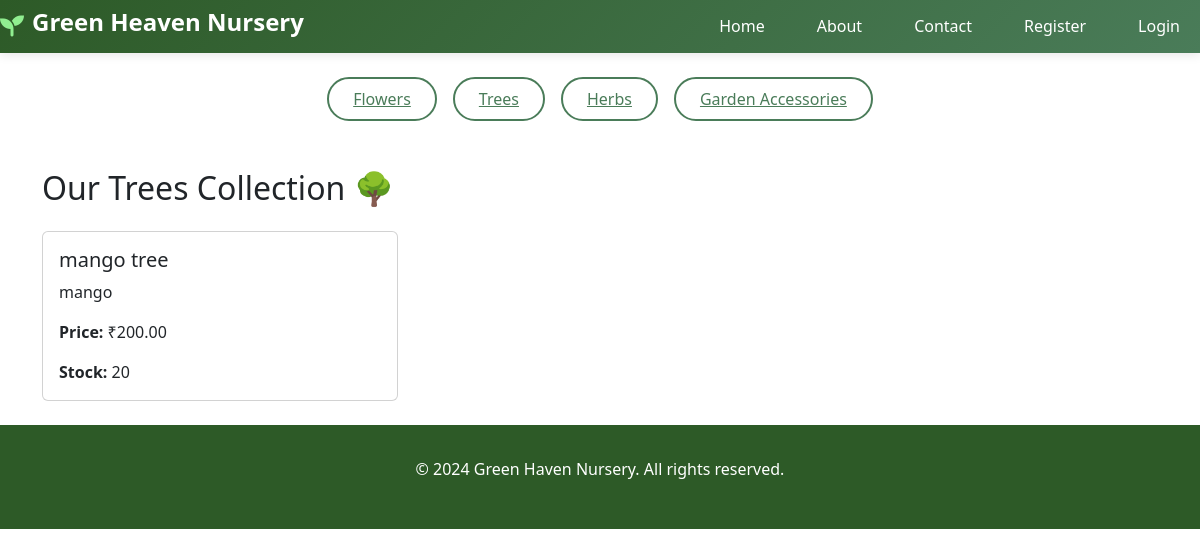
The app's page /trees/ with its own data.
### plants/models.py (models this page shows, shortened)
class Product(models.Model):
    category = models.ForeignKey(Category, on_delete=models.CASCADE, related_name='products')
    name = models.CharField(max_length=150)
    description = models.TextField()
    price = models.DecimalField(max_digits=8, decimal_places=2)
    stock = models.PositiveIntegerField(default=0)
    image = models.ImageField(upload_to='product_images/', blank=True, null=True)
    created_at = models.DateTimeField(auto_now_add=True)

### plants/views.py (the view)
# urls.py: path('trees/', views.trees_view, name='trees'),
def trees_view(request):
    try:
        tree_category = Category.objects.get(name__iexact="trees")
        tree_products = Product.objects.filter(category=tree_category)
    except Category.DoesNotExist:
        tree_products = []
    return render(request, 'trees.html', {'products': tree_products})

### templates/trees.html (shortened to what this page needs)
{% extends 'base.html' %}
{% block content %}
<div class="container mt-4">
     <div class="filter-buttons">
        <a href="/flowers" class="filter-btn">Flowers</a>
        <a href="/trees" class="filter-btn">Trees</a>
        <a href="/herbs" class="filter-btn">Herbs</a>
        <a href="/accessories" class="filter-btn">Garden Accessories</a>
    </div>
    <h2 class="mb-4">Our Trees Collection 🌳</h2>
    <div class="row">
        {% for product in products %}
            <div class="col-md-4 mb-4">
                <div class="card h-100">
                    <div class="card-body">
                        <h5 class="card-title">{{ product.name }}</h5>
                        <p class="card-text">{{ product.description }}</p>
                        <p class="card-text"><strong>Price:</strong> ₹{{ product.price }}</p>
                        <p class="card-text"><strong>Stock:</strong> {{ product.stock }}</p>
                    </div>
                </div>
            </div>
        {% empty %}
            <p>No Trees products found.</p>
        {% endfor %}
    </div>
</div>
{% endblock %}

### static/css/style.css (style rules this page uses)
* { margin: 0; padding: 0; box-sizing: border-box; }
body { font-family: 'Arial', sans-serif; line-height: 1.6; color: #333; background-color: #f8f9fa; }
.filter-buttons { display: flex; justify-content: center; gap: 1rem; margin-bottom: 3rem; flex-wrap: wrap; }
.filter-btn { background: white; border: 2px solid #4a7c59; color: #4a7c59; padding: 0.5rem 1.5rem; border-radius: 25px; cursor: pointer; transition: all 0.3s; font-weight: 500; }

### records on screen
Product: name "mango tree", description "mango", price "200.00", stock "20"
